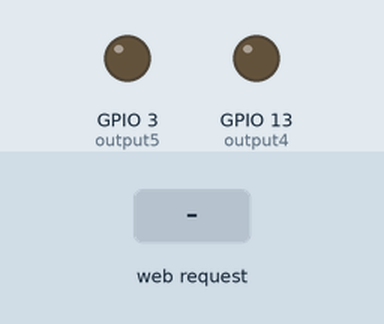
Simulated run of this sketch. Board: ESP8266 (NodeMCU). Parts: output pins drawn as LEDs (lit = HIGH). The test bench sets the inputs (shaded band). WiFi joins after 1.5 s; servers stay silent unless stated; what the sketch prints to the serial monitor is not drawn.

Above: at 2.7 s.
2.8 s: HTTP request GET /5/on received
At 3.1 s:
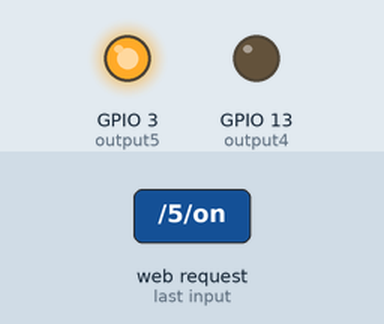
4.3 s: HTTP request GET /4/on received
At 5.4 s:
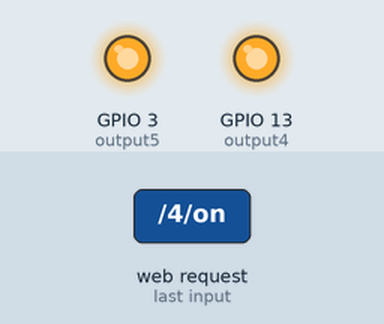
5.8 s: HTTP request GET /5/off received
At 6.6 s:
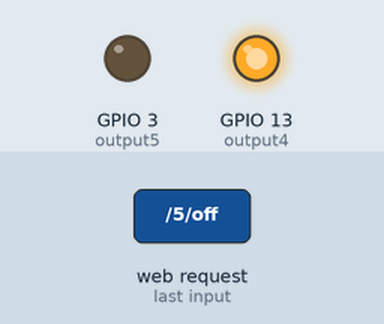
7.3 s: HTTP request GET /4/off received
At 7.7 s:
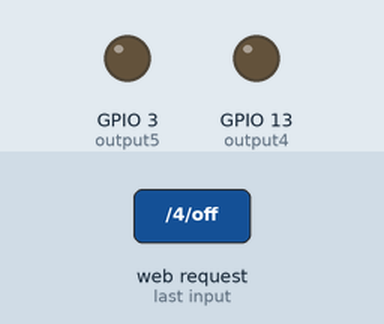
Timing chart, 0 to 9.8 s (numbered marks = the images above; inputs shaded):
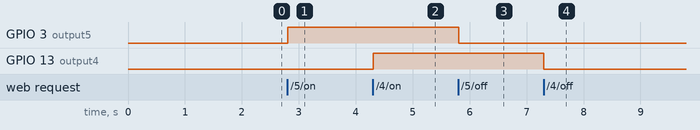

The sketch:

TEST_4.ino
```cpp
// Load Wi-Fi library
#include <ESP8266WiFi.h>
#include <FirebaseArduino.h>

// Set these to run example.
#define FIREBASE_HOST "https://he-thong-quan-li-smat-garden-default-rtdb.firebaseio.com/"
#define FIREBASE_AUTH "AIzaSyAGUivwbD0h0O-AqLYgJtQ-PlJqbaUAJW4"
#define WIFI_SSID "admin"
#define WIFI_PASSWORD "12345678"
// Replace with your network credentials
const char* ssid     = "admin";
const char* password = "12345678";

// Set web server port number to 80
WiFiServer server(80);

// Variable to store the HTTP request
String header;

// Auxiliar variables to store the current output state
String output5State = "off";
String output4State = "off";

// Assign output variables to GPIO pins
const int output5 = 3;
const int output4 = 13;

// Current time
unsigned long currentTime = millis();
// Previous time
unsigned long previousTime = 0;
// Define timeout time in milliseconds (example: 2000ms = 2s)
const long timeoutTime = 2000;

void setup() {
  Serial.begin(115200);
  // Initialize the output variables as outputs
  pinMode(output5, OUTPUT);
  pinMode(output4, OUTPUT);
  // Set outputs to LOW
  digitalWrite(output5, LOW);
  digitalWrite(output4, LOW);

  // Connect to Wi-Fi network with SSID and password
  Serial.print("Connecting to ");
  Serial.println(ssid);
  WiFi.begin(ssid, password);
  while (WiFi.status() != WL_CONNECTED) {
    delay(500);
    Serial.print(".");
  }
  // Print local IP address and start web server
  Serial.println("");
  Serial.println("WiFi connected.");
  Serial.println("IP address: ");
  Serial.println(WiFi.localIP());
  server.begin();
 // Firebase.begin(FIREBASE_HOST, FIREBASE_AUTH);
}

void loop(){
  WiFiClient client = server.available();   // Listen for incoming clients

  if (client) {                             // If a new client connects,
    Serial.println("New Client.");          // print a message out in the serial port
    String currentLine = "";                // make a String to hold incoming data from the client
    currentTime = millis();
    previousTime = currentTime;
    while (client.connected() && currentTime - previousTime <= timeoutTime) { // loop while the client's connected
      currentTime = millis();
      if (client.available()) {             // if there's bytes to read from the client,
        char c = client.read();             // read a byte, then
        Serial.write(c);                    // print it out the serial monitor
        header += c;
        if (c == '\n') {                    // if the byte is a newline character
          // if the current line is blank, you got two newline characters in a row.
          // that's the end of the client HTTP request, so send a response:
          if (currentLine.length() == 0) {
            // HTTP headers always start with a response code (e.g. HTTP/1.1 200 OK)
            // and a content-type so the client knows what's coming, then a blank line:
            client.println("HTTP/1.1 200 OK");
            client.println("Content-type:text/html");
            client.println("Connection: close");
            client.println();

            // turns the GPIOs on and off
            if (header.indexOf("GET /5/on") >= 0) {
              Serial.println("GPIO 5 on");
              output5State = "on";
              digitalWrite(output5, HIGH);
            } else if (header.indexOf("GET /5/off") >= 0) {
              Serial.println("GPIO 5 off");
              output5State = "off";
              digitalWrite(output5, LOW);
            } else if (header.indexOf("GET /4/on") >= 0) {
              Serial.println("GPIO 4 on");
              output4State = "on";
              digitalWrite(output4, HIGH);
            } else if (header.indexOf("GET /4/off") >= 0) {
              Serial.println("GPIO 4 off");
              output4State = "off";
              digitalWrite(output4, LOW);
            }

            // Display the HTML web page
            client.println("<!DOCTYPE html><html>");
            client.println("<head><meta name=\"viewport\" content=\"width=device-width, initial-scale=1\">");
            client.println("<link rel=\"icon\" href=\"data:,\">");
            // CSS to style the on/off buttons
            // Feel free to change the background-color and font-size attributes to fit your preferences
            client.println("<style>html { font-family: Helvetica; display: inline-block; margin: 0px auto; text-align: center;}");
            client.println(".button { background-color: #195B6A; border: none; color: white; padding: 16px 40px;");
            client.println("text-decoration: none; font-size: 30px; margin: 2px; cursor: pointer;}");
            client.println(".button2 {background-color: #77878A;}</style></head>");

            // Web Page Heading
            client.println("<body><h1>ESP8266 Web Server</h1>");

            // Display current state, and ON/OFF buttons for GPIO 5
            client.println("<p>GPIO 5 - State " + output5State + "</p>");
            // If the output5State is off, it displays the ON button
            if (output5State=="off") {
              client.println("<p><a href=\"/5/on\"><button class=\"button\">ON</button></a></p>");
            } else {
              client.println("<p><a href=\"/5/off\"><button class=\"button button2\">OFF</button></a></p>");
            }

            // Display current state, and ON/OFF buttons for GPIO 4
            client.println("<p>GPIO 4 - State " + output4State + "</p>");
            // If the output4State is off, it displays the ON button
            if (output4State=="off") {
              client.println("<p><a href=\"/4/on\"><button class=\"button\">ON</button></a></p>");
            } else {
              client.println("<p><a href=\"/4/off\"><button class=\"button button2\">OFF</button></a></p>");
            }
            client.println("</body></html>");

            // The HTTP response ends with another blank line
            client.println();
            // Break out of the while loop
            break;
          } else { // if you got a newline, then clear currentLine
            currentLine = "";
          }
        } else if (c != '\r') {  // if you got anything else but a carriage return character,
          currentLine += c;      // add it to the end of the currentLine
        }
      }
    }
    // Clear the header variable
    header = "";
    // Close the connection
    client.stop();
    Serial.println("Client disconnected.");
    Serial.println("");
  }

}
```

Measured:
- after the input at 2.8 s, GPIO 3 (output5): LOW → HIGH at once
- after the input at 4.3 s, GPIO 13 (output4): LOW → HIGH at once
- after the input at 5.8 s, GPIO 3 (output5): HIGH → LOW at once
- after the input at 7.3 s, GPIO 13 (output4): HIGH → LOW at once
